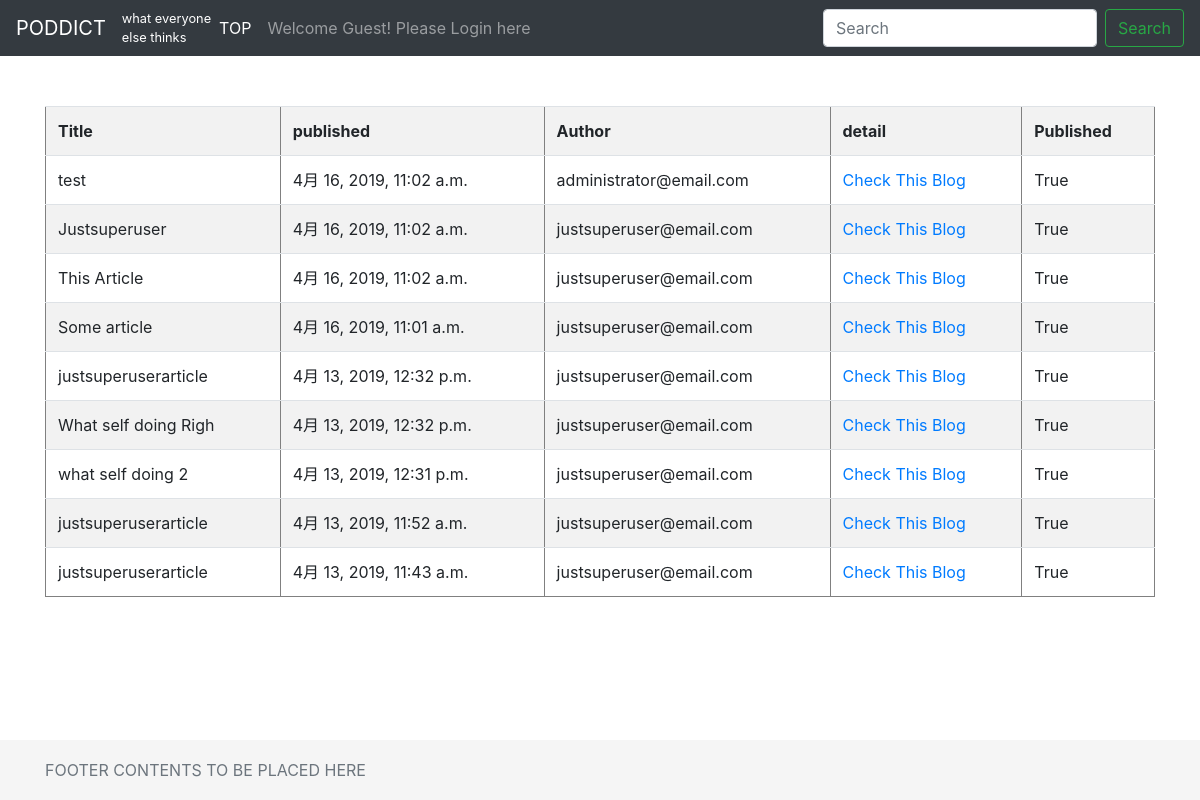
Before: /index/ with the older database file.
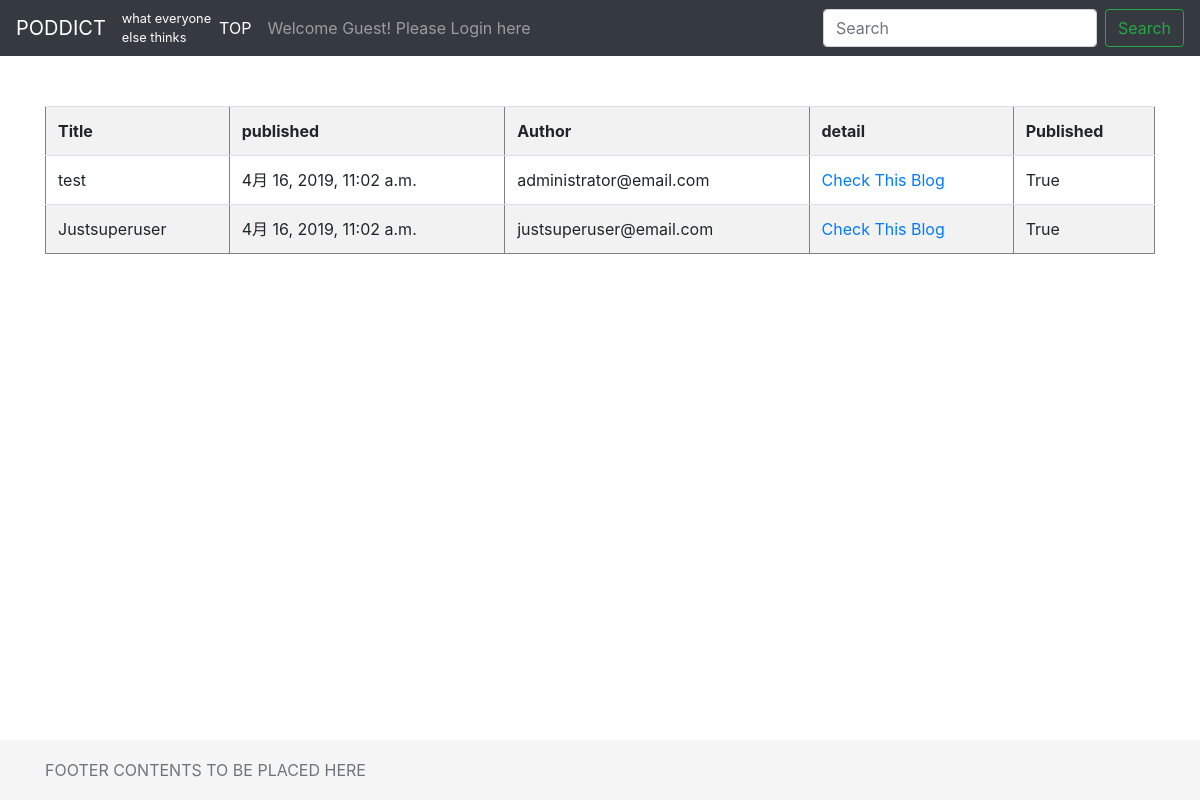
After: the same page with the newer database file.
### pdblog/models.py (models this page shows, shortened)
class Article(models.Model):
    class Meta:
        verbose_name = 'Article'
        verbose_name_plural = 'Articles'
        ordering = ['-pub_date']
        app_label = 'pdblog'
    title = models.CharField(max_length=20)
    text = models.TextField(default="")
    pub_date = models.DateTimeField('date published', auto_now=True)
    user = models.ForeignKey(User, on_delete=models.CASCADE)
    is_published = models.BooleanField(default=False)
    objects = ArticleManager()

### register/models.py (models this page shows, shortened)
    class User(AbstractBaseUser, PermissionsMixin):
        email = models.EmailField(_('email address'),unique=True)
        first_name = models.CharField(_('first name'),max_length=30,blank=True)
        last_name = models.CharField(_('last name'),max_length=150,blank=True)
        is_staff = models.BooleanField(
            _('staff status'),
            default=False,
            help_text=_(
                'Designates whether the user can log into this admin site.'),
        )
        is_active = models.BooleanField(
            _('active'),
            default=True,
            help_text=_(
                'Designates wheter this user should be treated as active.'
                'Unselect this instead of deleting accounts.'
            ),
        )
        date_joined = models.DateTimeField(_('date joined'),default=timezone.now)
        objects = UserManager()
        EMAIL_FIELD = 'email'
        USERNAME_FIELD = 'email'
        REQUIRED_FIELDS = []
        class Meta:
            verbose_name = _('user')
            verbose_name_plural = _('users')

### pdblog/views.py (the view)
# urls.py: path('', views.article_list, name='article_list'),
def article_list(request, template_name='pdblog/list.html'):
    article = Article.objects.all()
    data = { 'objects_list' : article }
    return render(request, template_name, data)

### pdblog/models.py (called while the page is built)
    def get_queryset(self):
        return super().get_queryset().filter(is_published=True)

### templates/pdblog/list.html (shortened to what this page needs)
{% extends "pdblog/base.html" %}
{% block contents %}
  <table border="1" class="table table-striped">
    <tr>
      <th>Title</th>
      <th>published</th>
      <th>Author</th>
      <th>detail</th>
      <th>Published</th>
    </tr>
    {% for article in objects_list %}
    <tr>
      <td>{{ article.title }}</td>
      <td>{{ article.pub_date }}</td>
      <td>{{ article.user}}</td>
      <td><a href="{% url 'pdblog:article_view' article.pk %}">Check This Blog</a>
      <td>{{ article.is_published }}
    </tr>
    {% endfor %}
  </table>
{% endblock contents %}

### templates/pdblog/base.html
{% extends "base.html" %}
{% block nav_activate %}active{% endblock %}

### pdblog/templates/base.html (shortened to what this page needs)
{% load staticfiles %}
<!doctype html>
<html lang="en">
  <head>
    <link href="{% static 'css/sticky-footer-navbar.css' %}" rel="stylesheet">
    <link href="{% static 'css/pd_bootstrap.css' %}" rel="stylesheet">
  </head>
  <body>
    <header>
      <nav class="navbar navbar-expand-md navbar-dark fixed-top bg-dark">
        <a class="navbar-brand" href="{% url 'pdblog:article_list' %}">PODDICT</a>
        <small style="Color:white">what everyone<br>else thinks</small>
        <div class="collapse navbar-collapse" id="navbarCollapse">
          <ul class="navbar-nav mr-auto">
            <li class="nav-item {% block nav_activate %}{% endblock %}">
              <a class="nav-link" href="{% url 'pdblog:article_list' %}">TOP<span class="sr-only">(current)</span></a>
            {% if user.is_authenticated %}
            <li>
              <a class="nav-item nav-link" href="{% url 'register:user_detail' user.pk %}">User Info</a>
            </li>
            <li>
              <a class="nav-item nav-link" href="{% url 'register:user_update' user.pk %}">User Update</a>
            <li>
              <a class="nav-item nav-link" href="{% url 'register:logout' %}">logout</a>
            </li>
            <li class="navbar-text" style=padding-left:5em>Signed in:{{ user }}</li>
            {% else %}
            <li class="nav-item">
              <a class="nav-item nav-link" href="{% url 'register:login' %}">
              Welcome Guest! Please Login here
              </a>
            </li>
            {% endif %}
          </ul>
          <form class="form-inline mt-2 mt-md-0">
            <input class="form-control mr-sm-2" type="text" placeholder="Search" aria-label="Search">
            <button class="btn btn-outline-success my-2 my-sm-0" type="submit">Search</button>
          </form>
        </div>
      </nav>
    </header>
    <main role="main" class="container mt-3">
        {% block contents %}{% endblock %}
    </main>
    <footer class="footer">
      <div class="container">
        <span class="text-muted"> FOOTER CONTENTS TO BE PLACED HERE </span>
      </div>
    </footer>
  </body>
</html>

### static/css/sticky-footer-navbar.css (style rules this page uses)
html { position: relative; min-height: 100%; }
.footer { position: absolute; bottom: 0; width: 100%; height: 60px; line-height: 60px; background-color: #f5f5f5; }
body > .container { padding: 60px 15px 0; }
.footer > .container { padding-right: 15px; padding-left: 15px; }

Changed rows visible on the page:
removed Article: title "This Article", pub_date "4月 16, 2019, 11:02 a.m.", user "justsuperuser@email.com", is_published "True"
removed Article: title "Some article", pub_date "4月 16, 2019, 11:01 a.m.", user "justsuperuser@email.com", is_published "True"
removed Article: title "justsuperuserarticle", pub_date "4月 13, 2019, 12:32 p.m.", user "justsuperuser@email.com", is_published "True"
removed Article: title "What self doing Righ", pub_date "4月 13, 2019, 12:32 p.m.", user "justsuperuser@email.com", is_published "True"
removed Article: title "what self doing 2", pub_date "4月 13, 2019, 12:31 p.m.", user "justsuperuser@email.com", is_published "True"
removed Article: title "justsuperuserarticle", pub_date "4月 13, 2019, 11:52 a.m.", user "justsuperuser@email.com", is_published "True"
removed Article: title "justsuperuserarticle", pub_date "4月 13, 2019, 11:43 a.m.", user "justsuperuser@email.com", is_published "True"
